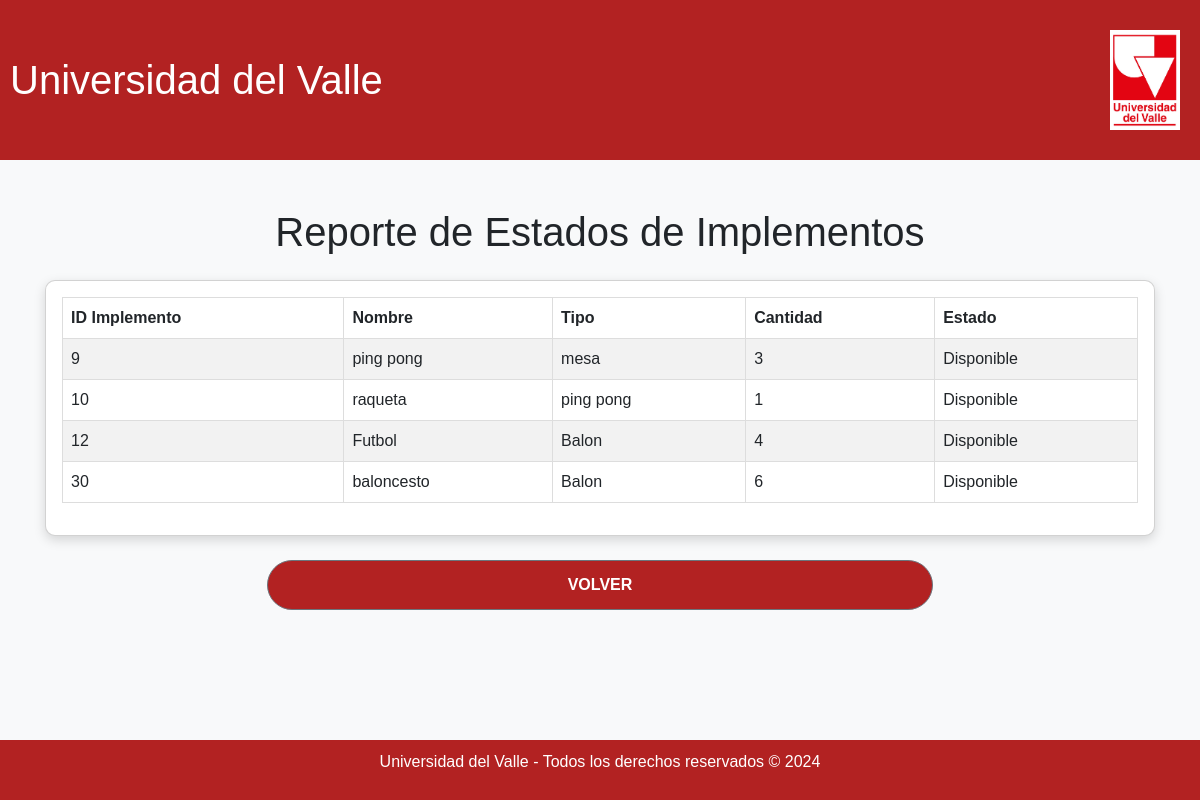
/modules/reporte_encargado.php (signed in), run on the app's committed database.
### tables this page shows
CREATE TABLE `implemento` (
  `id_implemento` int(11) NOT NULL,
  `nombre` varchar(255) NOT NULL,
  `tipo` varchar(100) NOT NULL,
  `cantidad` int(11) NOT NULL CHECK (`cantidad` >= 0),
  `estado` enum('Disponible','No Disponible') NOT NULL
);

### modules/reporte_encargado.php (the view, shortened to what this page needs)
<?php
include '../conexion.php';
$implementos = [];
$sql = "SELECT id_implemento, nombre, tipo, cantidad, estado FROM implemento";
$result = mysqli_query($conn, $sql);
if ($result) {
    while ($row = mysqli_fetch_assoc($result)) {
        $implementos[] = $row;
    }
} else {
    $error = "Error al obtener los implementos: " . mysqli_error($conn);
}
?>
<!DOCTYPE html>
<html lang="es">
<head>
    <link href="https://cdn.jsdelivr.net/npm/bootstrap@5.3.0/dist/css/bootstrap.min.css" rel="stylesheet">
</head>
<body class="bg-light">
    <?php include '../includes/header.php'; ?>
    <div class="container my-5">
        <h1 class="text-center mb-4">Reporte de Estados de Implementos</h1>
        <div class="card">
            <div class="card-body">
                <table class="table table-striped">
                    <thead>
                        <tr>
                            <th>ID Implemento</th>
                            <th>Nombre</th>
                            <th>Tipo</th>
                            <th>Cantidad</th>
                            <th>Estado</th>
                        </tr>
                    </thead>
                    <tbody>
                        <?php if (!empty($implementos)): ?>
                            <?php foreach ($implementos as $implemento): ?>
                                <tr>
                                    <td><?= htmlspecialchars($implemento['id_implemento'], ENT_QUOTES, 'UTF-8'); ?></td>
                                    <td><?= htmlspecialchars($implemento['nombre'], ENT_QUOTES, 'UTF-8'); ?></td>
                                    <td><?= htmlspecialchars($implemento['tipo'], ENT_QUOTES, 'UTF-8'); ?></td>
                                    <td><?= intval($implemento['cantidad']); ?></td>
                                    <td><?= htmlspecialchars($implemento['estado'], ENT_QUOTES, 'UTF-8'); ?></td>
                                </tr>
                            <?php endforeach; ?>
                        <?php else: ?>
                            <tr>
                                <td colspan="5" class="text-center">No hay implementos registrados.</td>
                            </tr>
                        <?php endif; ?>
                    </tbody>
                </table>
            </div>
        </div>
        <div class="text-center mt-4">
            <a href="encargado_dashboard.php" class="btn btn-secondary">
                <i class="fas fa-arrow-left"></i> Volver
            </a>
        </div>
    </div>
    <?php include '../includes/footer.php'; ?>
</body>
</html>

### css/style.css (style rules this page uses)
body { font-family: Arial, sans-serif; background-color: #f8f9fa; margin: 0; padding: 0; }
.container { width: 1200px; margin: 0 auto; margin-top: 30px; margin-bottom: 30px; padding: 0 15px; text-align: center; }
.card { border-radius: 10px; box-shadow: 0 4px 12px rgba(0, 0, 0, 0.15); transition: transform 0.3s ease, box-shadow 0.3s ease; }
.btn { background-color: #B22222; color: white; border-radius: 25px; padding: 12px 20px; font-size: 16px; font-weight: bold; width: 60%; align-self: center; text-transform: uppercase; transition: background-color 0.3s ease, transform 0.2s ease; }
table { width: 100%; border-collapse: collapse; margin-bottom: 20px; }
table, th, td { border: 1px solid #ddd; }
th, td { padding: 10px; text-align: left; }
th { background-color: #b00000; color: white; }
a { color: #b00000; text-decoration: none; }

### data on the page
implemento: id_implemento "9", nombre "ping pong", tipo "mesa", cantidad "3", estado "Disponible"
implemento: id_implemento "10", nombre "raqueta", tipo "ping pong", cantidad "1", estado "Disponible"
implemento: id_implemento "12", nombre "Futbol", tipo "Balon", cantidad "4", estado "Disponible"
implemento: id_implemento "30", nombre "baloncesto", tipo "Balon", cantidad "6", estado "Disponible"
